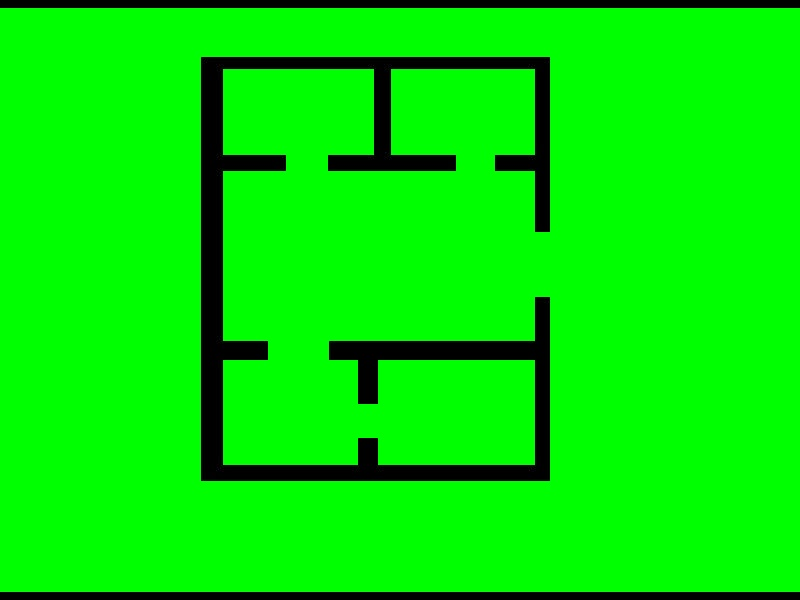
#> input picture image_processing/temp_images/temp.jpg, 800 x 600 px, found by its file name
$ python model-generation.py temp_images temp_images/temp.jpg temp_images/temp.jpg temp_images/temp.jpg
#> lines starting #> are read from the running program, lines starting #| are printed output that depends on the picture; after the words box and inside, x2 and y2 are one past the last pixel; in counts of white or black regions, pixels touching at a corner belong together
from stl import mesh
import cv2
import numpy as np
import matplotlib.pyplot as plt
from mpl_toolkits import mplot3d
import os
import sys

"""
Generates a mesh based on an image of detected walls.
Can optionally generate a mesh above detected doorways and windows.
"""


def open_file(path_to_file):
    """
    Open an image using open_cv including rudimentary error handling
    @Param path_to_file - path to image to open @mandatory @type str
    @Return im - image that has been opened
    """
#> called with path_to_file = 'temp_images/temp_images/temp.jpg'
    # ensuring that the cwd is correct
    __location__ = os.path.realpath(
    os.path.join(os.getcwd(), os.path.dirname(__file__)))
    im = cv2.imread(os.path.join(__location__, path_to_file))
#> im is the input picture: shape (600, 800, 3); mean B, G, R 1.7, 229.8, 0.8
    if (im is None):
        print("Image does not exist")
        sys.exit(1)
    return im


def preprocess_image(image):
    """
    Prepare image for contouring: greyscale and then binary threshold
    @Param image - image that to process
    @Return im - image that has been processed
    """
    #flipping image horizontally to ensure correct output orientation
    image = cv2.flip(image, 1)
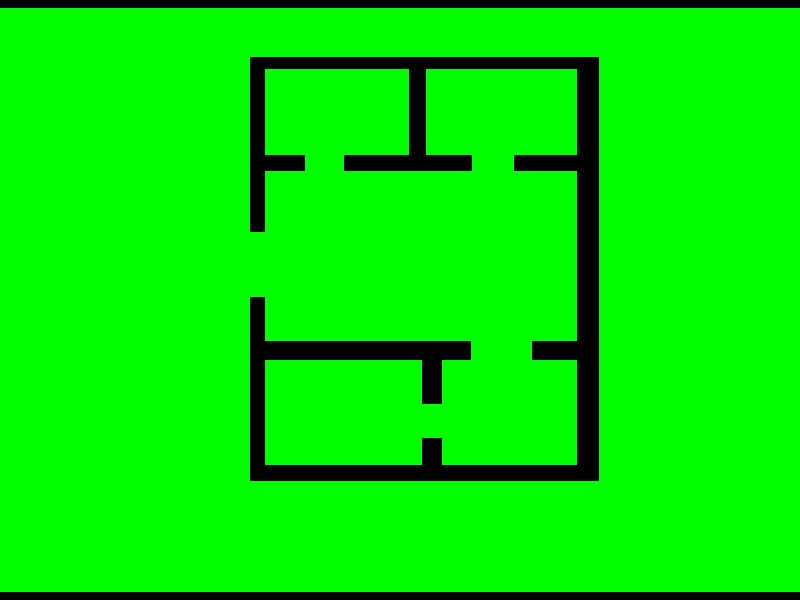
#> image: shape (600, 800, 3); mean of channels 0, 1, 2 1.7, 229.8, 0.8; drawn as B, G, R
    # greyscaling image
    img_gray = cv2.cvtColor(image, cv2.COLOR_BGR2GRAY)
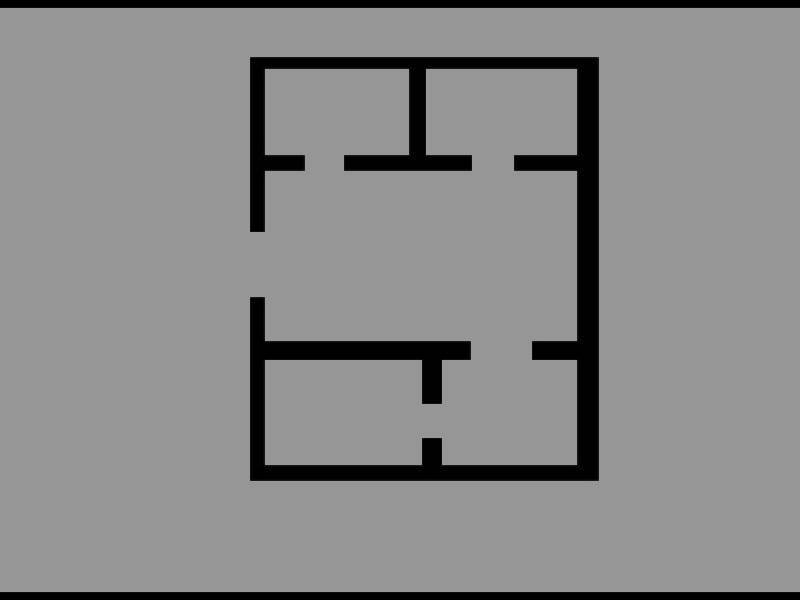
#> img_gray: shape (600, 800); min 0, max 156, mean 135.5
    # binary thresholding image
    #ret, im = cv2.threshold(img_gray, 100, 255, cv2.THRESH_BINARY_INV)
    im = cv2.threshold(img_gray, 254, 255, cv2.THRESH_BINARY_INV + cv2.THRESH_OTSU)[1]
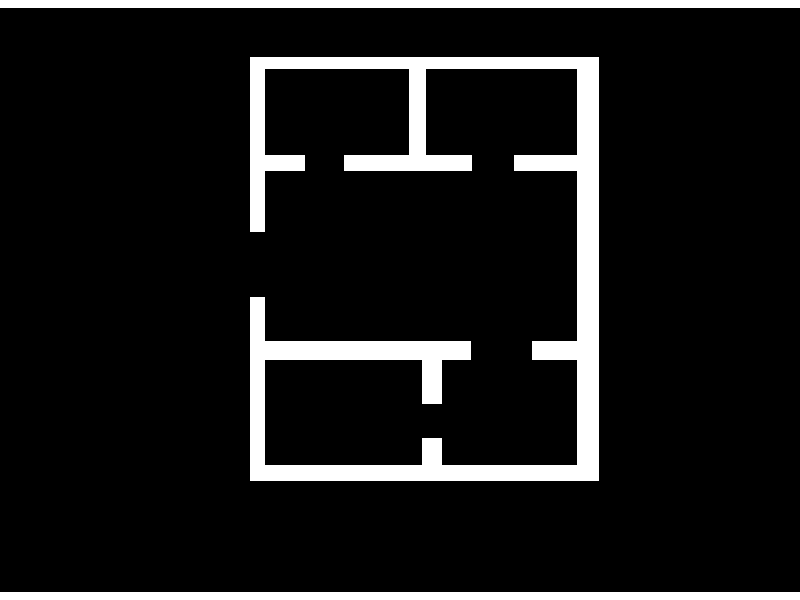
#> im: shape (600, 800); 9.9% white; 3 white regions
    return im


def calc_faces(contour, z, h, faces, vertices):
    """
    calculate vertices and faces from contours for mesh generation
    @Param contour - single array of points for one contour from contours detected by cv2.findContours()
    @Param z - integer defining the bottom co-ordinate for the faces
    @Param h - integer defining the height of walls
    @Return faces - list of indices of faces from vertices list for mesh generation
    @Return vertices - list of all vertices of faces including extruded
    """
    # vertices = []
    j = len(vertices)
    for i in range(len(contour)):
        x, y = contour[i].ravel()
        vertices.append([x, y, z])
        vertices.append([x, y, h])
    start = j
    while j <= len(vertices)-4:
        faces.append([j, j+3, j+1])
        faces.append([j, j+2, j+3])
        j += 2
    faces.append([j, start+1, j+1])
    faces.append([j, start, start+1])
    # faces = np.array(face)
    # vertices = np.array(vertices)
    return faces, vertices


def calc_floor_faces(contours, faces, vertices, h):
    """
    Adds a floor if required to the 3D model.
    @Param:
    """
    x_min, y_min = contours[0][0].ravel()
    x_max, y_max = x_min, y_min
    for contour in contours:
        if min(contour.squeeze()[:, 0]) < x_min:
            x_min = min(contour.squeeze()[:, 0])
        if min(contour.squeeze()[:, 1]) < y_min:
            y_min = min(contour.squeeze()[:, 1])
        if x_max < max(contour.squeeze()[:, 0]):
            x_max = max(contour.squeeze()[:, 0])
        if y_max < max(contour.squeeze()[:, 1]):
            y_max = max(contour.squeeze()[:, 1])
    print(x_max, y_max)
    print(x_min, y_min)
    j = len(vertices)
    vertices.append([x_min, y_min, 0])
    vertices.append([x_min, y_max, 0])
    vertices.append([x_max, y_min, 0])
    vertices.append([x_max, y_max, 0])
    start = j
    while j <= len(vertices)-4:
        faces.append([j, j+3, j+1])
        faces.append([j, j+2, j+3])
        j += 2
    faces.append([j, start+1, j+1])
    faces.append([j, start, start+1])

    return faces, vertices


def generate_mesh(faces, vertices):
    """
    Generates a mesh from the face and vertex info
    @Param faces - numpy array of face data
    @Param vertices - numpy array of vertex data
    @Return shape - Mesh containing all the information ready to export as an .stl file
    """
    shape = mesh.Mesh(np.zeros(faces.shape[0], dtype=mesh.Mesh.dtype))

    for i, f in enumerate(faces):
        for j in range(3):
            shape.vectors[i][j] = vertices[f[j], :]

    return shape


def main(image_dir, filename_wall, filename_door, filename_window):
    filepath = os.path.join(image_dir,filename_wall)
    filepath_door = os.path.join(image_dir,filename_door)
    filepath_window = os.path.join(image_dir,filename_window)

    output = os.path.join(image_dir, "temp_mesh.stl")
    floor = False
    door = True
    window = True

    image = open_file(filepath)
    image_door = open_file(filepath_door)
    image_window = open_file(filepath_window)
    #image = cv2.imread(filepath)
    #image_door = cv2.imread(filepath_door)
    post_image = preprocess_image(image)
    post_image_door = preprocess_image(image_door)
    post_image_window = preprocess_image(image_window)

    contours, hierarchy = cv2.findContours(post_image.copy(), cv2.RETR_EXTERNAL, cv2.CHAIN_APPROX_SIMPLE)
#> contours = 3 contours; box (x1, y1, x2, y2) and area: (250, 57, 599, 481) 32738, (0, 592, 800, 600) 5593, (0, 0, 800, 8) 5593
    contours2, hierarchy2 = cv2.findContours(post_image_door.copy(), cv2.RETR_EXTERNAL, cv2.CHAIN_APPROX_SIMPLE)
#> contours2 has the same summary as contours
    contours3, hierarchy2 = cv2.findContours(post_image_window.copy(), cv2.RETR_EXTERNAL, cv2.CHAIN_APPROX_SIMPLE)
#> contours3 has the same summary as contours

    faces = []
    vert = []
    # height for walls
    h = 150
    # height for top of windows
    h_w = h*0.8
    # height for bottom of windows
    h_b = h*0.3

    for contour in contours:
        faces, vert = calc_faces(contour, 0, h, faces, vert)
#> this loop made 3 passes
#> start in calc_faces on passes 1, 3: 0, 136
#> start in calc_faces on pass 2: 8
#> after the loop, faces = 144 items, first 6: [0, 3, 1], [0, 2, 3], [2, 5, 3], [2, 4, 5], [4, 7, 5], [4, 6, 7]; vert = 144 items, first 6: [0, 592, 0], [0, 592, 150], [0, 599, 0], [0, 599, 150], [799, 599, 0], [799, 599, 150]

    if floor:
        faces, vert = calc_floor_faces(contours, faces, vert, h)

    if door:
        for contour in contours2:
            faces, vert = calc_faces(contour, h_w, h, faces, vert)
#> this loop made 3 passes
#> start in calc_faces on passes 1, 3: 144, 280
#> start in calc_faces on pass 2: 152
#> after the loop, faces = 288 items, first 6: [0, 3, 1], [0, 2, 3], [2, 5, 3], [2, 4, 5], [4, 7, 5], [4, 6, 7]; vert = 288 items, first 6: [0, 592, 0], [0, 592, 150], [0, 599, 0], [0, 599, 150], [799, 599, 0], [799, 599, 150]

    if window:
        for contour in contours3:
            faces, vert = calc_faces(contour, h_w, h, faces, vert)
            faces, vert = calc_faces(contour, 0, h_b, faces, vert)
#> this loop made 3 passes
#> after the loop, faces = 576 items, first 6: [0, 3, 1], [0, 2, 3], [2, 5, 3], [2, 4, 5], [4, 7, 5], [4, 6, 7]; vert = 576 items, first 6: [0, 592, 0], [0, 592, 150], [0, 599, 0], [0, 599, 150], [799, 599, 0], [799, 599, 150]

    faces = np.array(faces)
#> faces = 576 rows, first 8: [0, 3, 1], [0, 2, 3], [2, 5, 3], [2, 4, 5], [4, 7, 5], [4, 6, 7], [6, 1, 7], [6, 0, 1]
    vertices = np.array(vert)
#> vertices = 576 rows, first 8: [0, 592, 0], [0, 592, 150], [0, 599, 0], [0, 599, 150], [799, 599, 0], [799, 599, 150], [799, 592, 0], [799, 592, 150]

    shape = generate_mesh(faces, vertices)
    shape.save(output)
    """
    # Create a new plot
    figure = plt.figure()
    axes = mplot3d.Axes3D(figure, auto_add_to_figure=False)
    figure.add_axes(axes)

    # Render the shape
    axes.add_collection3d(mplot3d.art3d.Poly3DCollection(shape.vectors))
    # print(shape.vectors)

    # Auto scale to the mesh size
    scale = shape.points.flatten()
    axes.auto_scale_xyz(scale, scale, scale)

    # Show the plot to the screen
    #plt.savefig("figures/simple_drawn_mesh_1.jpg")
    plt.show()
    """
    print(output)
    sys.stdout.flush()
    #clean up
    cv2.destroyAllWindows()


if __name__ == "__main__":
    image_dir = sys.argv[1]
    file_name_walls = sys.argv[2]
    file_name_doors = sys.argv[3]
    file_name_windows = sys.argv[4]
#> (the run stopped early here; a loop or call above may not have finished)
